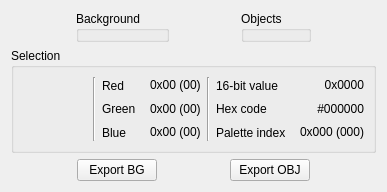
<?xml version="1.0" encoding="UTF-8"?>
<ui version="4.0">
 <class>PaletteView</class>
 <widget class="QWidget" name="PaletteView">
  <property name="geometry">
   <rect>
    <x>0</x>
    <y>0</y>
    <width>500</width>
    <height>397</height>
   </rect>
  </property>
  <property name="windowTitle">
   <string>Palette</string>
  </property>
  <layout class="QVBoxLayout" name="verticalLayout">
   <property name="sizeConstraint">
    <enum>QLayout::SetFixedSize</enum>
   </property>
   <item>
    <layout class="QHBoxLayout" name="horizontalLayout">
     <item>
      <spacer name="horizontalSpacer_2">
       <property name="orientation">
        <enum>Qt::Horizontal</enum>
       </property>
       <property name="sizeHint" stdset="0">
        <size>
         <width>0</width>
         <height>0</height>
        </size>
       </property>
      </spacer>
     </item>
     <item>
      <widget class="QGroupBox" name="groupBox">
       <property name="sizePolicy">
        <sizepolicy hsizetype="Fixed" vsizetype="Fixed">
         <horstretch>0</horstretch>
         <verstretch>0</verstretch>
        </sizepolicy>
       </property>
       <property name="title">
        <string>Background</string>
       </property>
       <layout class="QVBoxLayout" name="verticalLayout_3">
        <property name="leftMargin">
         <number>0</number>
        </property>
        <property name="topMargin">
         <number>0</number>
        </property>
        <property name="rightMargin">
         <number>0</number>
        </property>
        <property name="bottomMargin">
         <number>0</number>
        </property>
        <item>
         <widget class="QGBA::Swatch" name="bgGrid" native="true">
          <property name="sizePolicy">
           <sizepolicy hsizetype="MinimumExpanding" vsizetype="MinimumExpanding">
            <horstretch>0</horstretch>
            <verstretch>0</verstretch>
           </sizepolicy>
          </property>
         </widget>
        </item>
       </layout>
      </widget>
     </item>
     <item>
      <spacer name="horizontalSpacer">
       <property name="orientation">
        <enum>Qt::Horizontal</enum>
       </property>
       <property name="sizeHint" stdset="0">
        <size>
         <width>0</width>
         <height>0</height>
        </size>
       </property>
      </spacer>
     </item>
     <item>
      <widget class="QGroupBox" name="groupBox_2">
       <property name="sizePolicy">
        <sizepolicy hsizetype="Fixed" vsizetype="Fixed">
         <horstretch>0</horstretch>
         <verstretch>0</verstretch>
        </sizepolicy>
       </property>
       <property name="title">
        <string>Objects</string>
       </property>
       <layout class="QVBoxLayout" name="verticalLayout_4">
        <property name="leftMargin">
         <number>0</number>
        </property>
        <property name="topMargin">
         <number>0</number>
        </property>
        <property name="rightMargin">
         <number>0</number>
        </property>
        <property name="bottomMargin">
         <number>0</number>
        </property>
        <item>
         <widget class="QGBA::Swatch" name="objGrid" native="true">
          <property name="sizePolicy">
           <sizepolicy hsizetype="MinimumExpanding" vsizetype="MinimumExpanding">
            <horstretch>0</horstretch>
            <verstretch>0</verstretch>
           </sizepolicy>
          </property>
         </widget>
        </item>
       </layout>
      </widget>
     </item>
     <item>
      <spacer name="horizontalSpacer_3">
       <property name="orientation">
        <enum>Qt::Horizontal</enum>
       </property>
       <property name="sizeHint" stdset="0">
        <size>
         <width>0</width>
         <height>0</height>
        </size>
       </property>
      </spacer>
     </item>
    </layout>
   </item>
   <item>
    <spacer name="verticalSpacer">
     <property name="orientation">
      <enum>Qt::Vertical</enum>
     </property>
     <property name="sizeHint" stdset="0">
      <size>
       <width>0</width>
       <height>0</height>
      </size>
     </property>
    </spacer>
   </item>
   <item>
    <widget class="QGroupBox" name="groupBox_3">
     <property name="title">
      <string>Selection</string>
     </property>
     <layout class="QHBoxLayout" name="horizontalLayout_4">
      <item>
       <widget class="QGBA::Swatch" name="selected" native="true">
        <property name="sizePolicy">
         <sizepolicy hsizetype="Fixed" vsizetype="Fixed">
          <horstretch>0</horstretch>
          <verstretch>0</verstretch>
         </sizepolicy>
        </property>
        <property name="minimumSize">
         <size>
          <width>64</width>
          <height>64</height>
         </size>
        </property>
       </widget>
      </item>
      <item>
       <widget class="Line" name="line_3">
        <property name="orientation">
         <enum>Qt::Vertical</enum>
        </property>
       </widget>
      </item>
      <item>
       <layout class="QVBoxLayout" name="verticalLayout_9">
        <item>
         <widget class="QLabel" name="label_4">
          <property name="text">
           <string>Red</string>
          </property>
         </widget>
        </item>
        <item>
         <widget class="QLabel" name="label_5">
          <property name="text">
           <string>Green</string>
          </property>
         </widget>
        </item>
        <item>
         <widget class="QLabel" name="label_6">
          <property name="text">
           <string>Blue</string>
          </property>
         </widget>
        </item>
       </layout>
      </item>
      <item>
       <layout class="QVBoxLayout" name="verticalLayout_10">
        <property name="leftMargin">
         <number>8</number>
        </property>
        <item>
         <widget class="QLabel" name="r">
          <property name="text">
           <string notr="true">0x00 (00)</string>
          </property>
          <property name="textInteractionFlags">
           <set>Qt::LinksAccessibleByMouse|Qt::TextSelectableByMouse</set>
          </property>
         </widget>
        </item>
        <item>
         <widget class="QLabel" name="g">
          <property name="text">
           <string notr="true">0x00 (00)</string>
          </property>
          <property name="textInteractionFlags">
           <set>Qt::LinksAccessibleByMouse|Qt::TextSelectableByMouse</set>
          </property>
         </widget>
        </item>
        <item>
         <widget class="QLabel" name="b">
          <property name="text">
           <string notr="true">0x00 (00)</string>
          </property>
          <property name="textInteractionFlags">
           <set>Qt::LinksAccessibleByMouse|Qt::TextSelectableByMouse</set>
          </property>
         </widget>
        </item>
       </layout>
      </item>
      <item>
       <widget class="Line" name="line_4">
        <property name="orientation">
         <enum>Qt::Vertical</enum>
        </property>
       </widget>
      </item>
      <item>
       <layout class="QVBoxLayout" name="verticalLayout_11">
        <item>
         <widget class="QLabel" name="label_14">
          <property name="text">
           <string>16-bit value</string>
          </property>
         </widget>
        </item>
        <item>
         <widget class="QLabel" name="label_15">
          <property name="text">
           <string>Hex code</string>
          </property>
         </widget>
        </item>
        <item>
         <widget class="QLabel" name="label_16">
          <property name="text">
           <string>Palette index</string>
          </property>
         </widget>
        </item>
       </layout>
      </item>
      <item>
       <layout class="QVBoxLayout" name="verticalLayout_12">
        <property name="leftMargin">
         <number>8</number>
        </property>
        <item>
         <widget class="QLabel" name="value">
          <property name="text">
           <string notr="true">0x0000</string>
          </property>
          <property name="alignment">
           <set>Qt::AlignRight|Qt::AlignTrailing|Qt::AlignVCenter</set>
          </property>
          <property name="textInteractionFlags">
           <set>Qt::LinksAccessibleByMouse|Qt::TextSelectableByMouse</set>
          </property>
         </widget>
        </item>
        <item>
         <widget class="QLabel" name="hexcode">
          <property name="text">
           <string notr="true">#000000</string>
          </property>
          <property name="alignment">
           <set>Qt::AlignRight|Qt::AlignTrailing|Qt::AlignVCenter</set>
          </property>
          <property name="textInteractionFlags">
           <set>Qt::LinksAccessibleByMouse|Qt::TextSelectableByMouse</set>
          </property>
         </widget>
        </item>
        <item>
         <widget class="QLabel" name="index">
          <property name="text">
           <string notr="true">0x000 (000)</string>
          </property>
          <property name="alignment">
           <set>Qt::AlignRight|Qt::AlignTrailing|Qt::AlignVCenter</set>
          </property>
          <property name="textInteractionFlags">
           <set>Qt::LinksAccessibleByMouse|Qt::TextSelectableByMouse</set>
          </property>
         </widget>
        </item>
       </layout>
      </item>
     </layout>
    </widget>
   </item>
   <item>
    <layout class="QHBoxLayout" name="horizontalLayout_3">
     <item>
      <spacer name="horizontalSpacer_4">
       <property name="orientation">
        <enum>Qt::Horizontal</enum>
       </property>
       <property name="sizeHint" stdset="0">
        <size>
         <width>0</width>
         <height>0</height>
        </size>
       </property>
      </spacer>
     </item>
     <item>
      <widget class="QPushButton" name="exportBG">
       <property name="text">
        <string>Export BG</string>
       </property>
      </widget>
     </item>
     <item>
      <spacer name="horizontalSpacer_5">
       <property name="orientation">
        <enum>Qt::Horizontal</enum>
       </property>
       <property name="sizeHint" stdset="0">
        <size>
         <width>0</width>
         <height>0</height>
        </size>
       </property>
      </spacer>
     </item>
     <item>
      <widget class="QPushButton" name="exportOBJ">
       <property name="text">
        <string>Export OBJ</string>
       </property>
      </widget>
     </item>
     <item>
      <spacer name="horizontalSpacer_6">
       <property name="orientation">
        <enum>Qt::Horizontal</enum>
       </property>
       <property name="sizeHint" stdset="0">
        <size>
         <width>0</width>
         <height>0</height>
        </size>
       </property>
      </spacer>
     </item>
    </layout>
   </item>
  </layout>
 </widget>
 <customwidgets>
  <customwidget>
   <class>QGBA::Swatch</class>
   <extends>QWidget</extends>
   <header>Swatch.h</header>
   <container>1</container>
  </customwidget>
 </customwidgets>
 <resources/>
 <connections/>
</ui>
